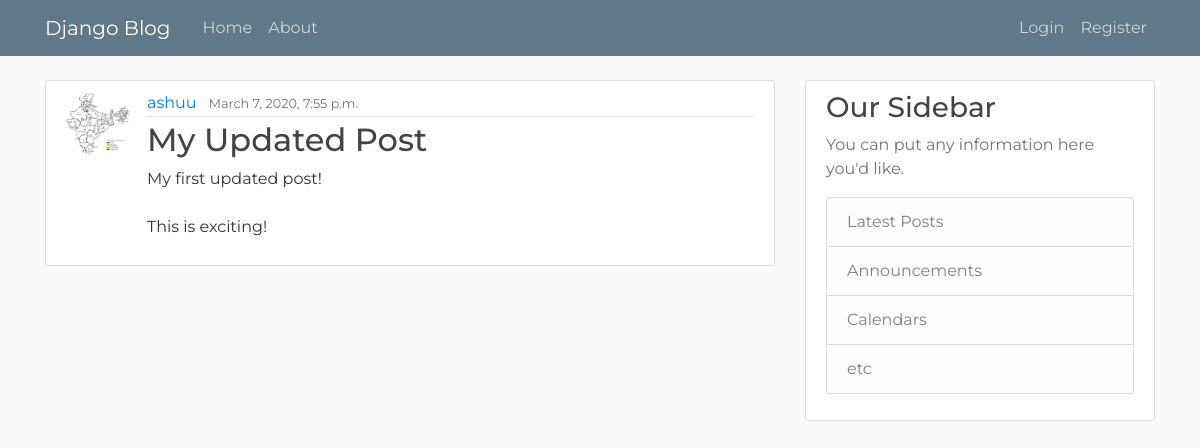
Screenshot of /post/12/ with the database file from the repository.
### blogApp/models.py (models this page shows, shortened)
class Post(models.Model):
    title = models.CharField(max_length=100)
    content = models.TextField()
    date_posted = models.DateTimeField(default = timezone.localtime(timezone.now()))
    author = models.ForeignKey(User,on_delete = models.CASCADE)
    objects = models.Manager()

### users/models.py (models this page shows, shortened)
class Profile(models.Model):
    user = models.OneToOneField(User,on_delete=models.CASCADE)
    image = models.ImageField(default='default.jpg',upload_to='profile_pics')

### blogApp/views.py (the view)
# urls.py: path('post/<int:pk>/',PostDetailView.as_view(),name="post-detail"),
class PostDetailView(DetailView):
    model = Post
    template_name = 'post_detail.html'

### blogApp/templates/post_detail.html (shortened to what this page needs)
{% extends 'base.html' %}
{% block content %}
    <article class="media content-section">
      <img class= "rounded-circle article-img" src= "{{ object.author.profile.image.url }}" >
        <div class="media-body">
          <div class="article-metadata">
            <a class="mr-2" href="{%url 'user-posts' object.author.username %}">{{ object.author }}</a>
            <small class="text-muted">{{ object.date_posted }}</small>
          </div>
          <h2 class="article-title">{{ object.title }}</h2>
          <p class="article-content">{{ object.content }}</p>
        </div>
      </article>
{% endblock content %}

### blogApp/static/blog/main.css (style rules this page uses)
body { background: #fafafa; color: #333333; margin-top: 5rem; font-family: 'Montserrat', sans-serif !important; }
h1, h2, h3, h4, h5, h6 { color: #444444; }
.content-section { background: #ffffff; padding: 10px 20px; border: 1px solid #dddddd; border-radius: 3px; margin-bottom: 20px; }
.article-title { color: #444444; }
.article-content { white-space: pre-line; }
.article-img { height: 65px; width: 65px; margin-right: 16px; }
.article-metadata { padding-bottom: 1px; margin-bottom: 4px; border-bottom: 1px solid #e3e3e3 }

### rows the page displays
Post: author.profile.image (picture), author "ashuu", date_posted "March 7, 2020, 7:55 p.m.", title "My Updated Post", content "My first updated post! This is exciting!"
